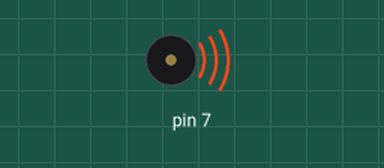
Recording of a sketch running on a simulated Arduino Uno, built with avr-gcc and run on an emulated ATmega328P. Parts: buzzer (waves = sounding).

Above: at 0.1 s.
Timing chart, 0 to 1.6 s (numbered marks = the images above):
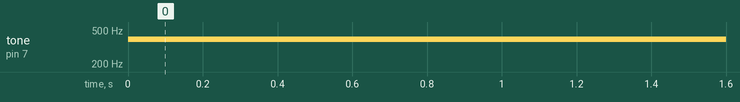

The sketch:

sketch_may10a.ino
```cpp
void setup()
{
  pinMode(7, OUTPUT);
}

void loop()
{
  tone(7,392);

}
```

Measured:
- by itself, tone on pin 7: silent → 392 Hz at 0.00 s
